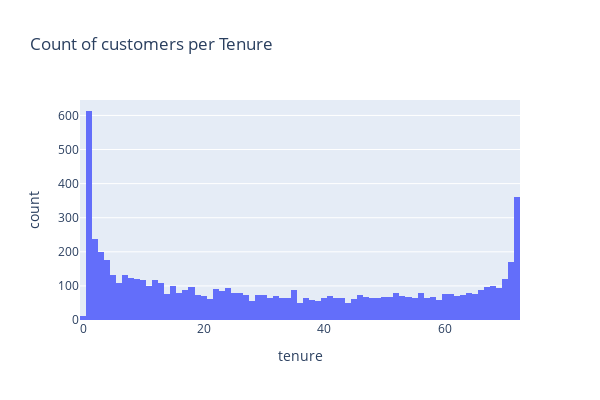

The code cell stored with this chart in its notebook:
### Code cell
fig = px.histogram(df,x= 'Tenure',height=400, width = 600, title = "Count of customers per Tenure", nbins = 140)
# Add a trace for the density line
fig.show() # most customers have been clients for 1 month, followed by 72 months (6 years)

### Figure 1 — Plotly figure (JSON) as saved in the notebook; plotly's stock layout.template omitted (floating-point values rounded to 4 significant figures; data arrays with more than 128 entries replaced by an {"elided": "..."} marker saying what was removed)
{"data": [{"alignmentgroup": "True", "bingroup": "x", "hovertemplate": "tenure=%{x}<br>count=%{y}<extra></extra>", "legendgroup": "", "marker": {"color": "#636efa", "pattern": {"shape": ""}}, "name": "", "nbinsx": 140, "offsetgroup": "", "orientation": "v", "showlegend": false, "type": "histogram", "x": {"elided": "7043 int values"}, "xaxis": "x", "yaxis": "y"}], "layout": {"barmode": "relative", "height": 400, "legend": {"tracegroupgap": 0}, "title": {"text": "Count of customers per Tenure"}, "width": 600, "xaxis": {"anchor": "y", "domain": [0, 1], "title": {"text": "tenure"}}, "yaxis": {"anchor": "x", "domain": [0, 1], "title": {"text": "count"}}}}
